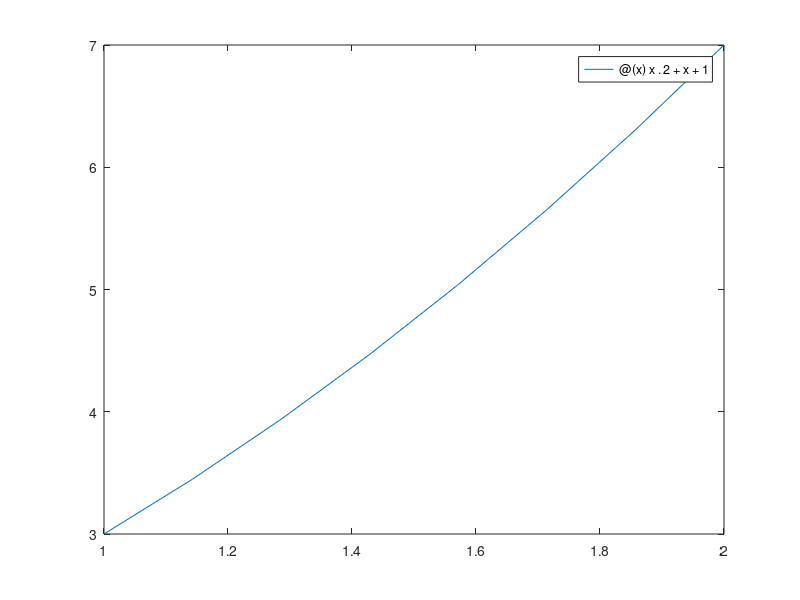

Here is the MATLAB script that generated this plot:
clc;clear;% cong thuc hinh thang mo rong function [value] = TPGD(fun,a,b,n);  fa = fun(a);  fb = fun(b);  h = (b-a)/n;  h  n  iter = 1:n-1  f = fun(iter.*h+a);  I = h/2*(fa + fb + 2*sum(f));  value = I;endfunctionf = @(x) x.^2 + x + 1fplot(f,[1 2]);s = TPGD(f,1,2,0.2);s